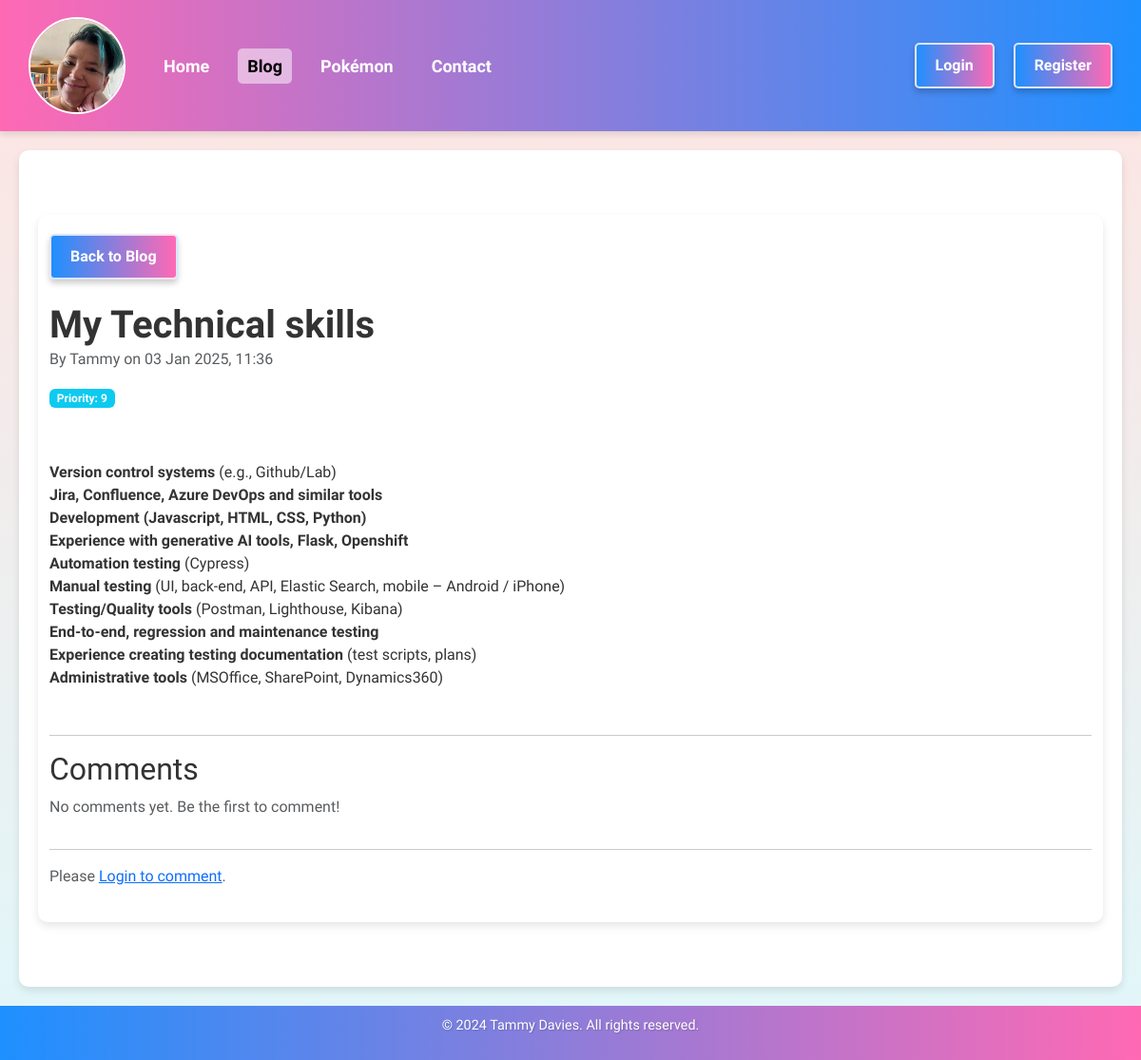
The app's page /blog/4 with its own data.
### app/blog/database/models/blog_post.py (models this page shows)
class BlogPost(db.Model):
    id = db.Column(db.Integer, primary_key=True)
    title = db.Column(db.String(100), nullable=False)
    content = db.Column(db.Text, nullable=False)
    timestamp = db.Column(db.DateTime, default=datetime.utcnow)
    priority = db.Column(db.Integer, default=0)
    author = db.Column(db.String(50), nullable=False)
    summary = db.Column(db.String(255), nullable=True)
    repository_url = db.Column(db.String(255), nullable=True)
    live_demo_url = db.Column(db.String(255), nullable=True)
    comments = db.relationship(
        "Comment", backref="post", cascade="all, delete-orphan", lazy=True
    )

### app/blog/routes/post_detail.py (the view, shortened to what this page needs)
def post_detail(post_id):
    post = BlogPost.query.get_or_404(post_id)
    form = CommentForm()
    comments = (
        Comment.query.filter_by(post_id=post.id)
        .order_by(Comment.timestamp.desc())
        .all()
    )
    rendered_content = Markup(
        markdown.markdown(post.content, extensions=["fenced_code", "codehilite"])
    )
    return render_template(
        "blog_post_detail.html",
        post=post,
        content=rendered_content,
        form=form,
        comments=comments,
    )

### app/authentication/database/is_admin.py (called while the page is built)
def is_admin():
    return current_user.is_authenticated and current_user.email == "tammy@tsdavies.com"

### app/blog/templates/blog_post_detail.html (shortened to what this page needs)
{% extends "page_template.html" %} {% block content %}
    <main class="container my-5">
        <div class="mb-4">
            <a
                    href="{{ url_for('blog.blog') }}"
                    class="btn btn-outline-secondary"
                    aria-label="Back to Blog"
                    title="Back to Blog"
            >
                 Back to Blog
            </a>
        </div>
        <div class="row align-items-center mb-4">
            <div class="col-12 col-md-8 text-center text-md-start">
                <h1 class="mb-0">{{ post.title }}</h1>
                <p class="text-muted">
                    By {{ post.author or 'Anonymous' }} on {{ post.timestamp|format_datetime }}
                </p>
                {% if post.priority %}
                    <p class="badge bg-info">Priority: {{ post.priority }}</p>
                {% endif %}
            </div>
        </div>
        <p class="lead">{{ post.content|markdown|safe }}</p>
        <hr/>
        <div class="comments-section">
            <h2 class="section-heading">Comments</h2>
            {% if post.comments and post.comments|length > 0 %}
                <ul class="list-group">
                    {% for comment in post.comments %}
                        <li class="list-group-item d-flex justify-content-between align-items-center">
                <span>
                    {{ comment.content }} - <strong>{{ comment.author or 'Anonymous' }}</strong>
                </span>
                            {% if current_user.is_authenticated %}
                                <a
                                        href="{{ url_for('blog.delete_comment', comment_id=comment.id) }}"
                                        class="btn btn-sm btn-outline-danger"
                                        onclick="return confirm('Are you sure you want to delete this comment?');"
                                >
                                    <i class="bi bi-x-circle"></i> Delete
                                </a>
                            {% endif %}
                        </li>
                    {% endfor %}
                </ul>
            {% else %}
                <p class="text-muted">No comments yet. Be the first to comment!</p>
            {% endif %}
        </div>
        <hr/>
        {% if current_user.is_authenticated %}
            <div class="add-comment">
                <h3 class="section-heading">Add a Comment</h3>
                <p class="text-muted">
                    Comment as <strong>{{ current_user.username }}</strong>
                </p>
                <form
                        class="needs-validation"
                        novalidate
                        method="POST"
                        action="{{ url_for('blog.post_detail', post_id=post.id) }}"
                >
                    {{ form.hidden_tag() }}
                    <div class="mb-3">
                        {{ form.content.label(class="form-label") }}
                        {{ form.content(class="form-control", rows=5) }}
                        <div class="invalid-feedback">Please enter your comment.</div>
                    </div>
                    <div class="text-center">{{ form.submit(class="btn btn-primary") }}</div>
                </form>
            </div>
        {% else %}
            <p class="text-muted">
                Please <a href="{{ url_for('authentication.login') }}">Login to comment</a>.
            </p>
        {% endif %}
    </main>
{% endblock %}

### app/templates/page_template.html (shortened to what this page needs)
<!doctype html>
<html lang="en">
<head>
    <link
            href="https://cdn.jsdelivr.net/npm/bootstrap@5.3.0-alpha3/dist/css/bootstrap.min.css"
            rel="stylesheet"
    />
    <link
            rel="stylesheet"
            href="{{ url_for('static', filename='css/style.css') }}"
    />
    <link
            rel="stylesheet"
            href="{{ url_for('static', filename='css/buttons.css') }}"
    />
    <link
            rel="stylesheet"
            href="{{ url_for('static', filename='css/navbar.css') }}"
    />
    <link
            rel="stylesheet"
            href="{{ url_for('static', filename='css/flash_style.css') }}"
    />
    <link
            rel="stylesheet"
            href="{{ url_for('static', filename='css/card_styles.css') }}"
    />
    <link
            rel="stylesheet"
            href="{{ url_for('static', filename='css/flash_style.css') }}"
    />
</head>
<body>
<header>
    <nav class="navbar">
        <ul class="navbar-nav left">
            <li class="nav-item avatar">
                <a href="/">
                    <img
                            src="{{ url_for('static', filename='images/avatar.webp') }}"
                            alt="User Avatar"
                    />
                </a>
            </li>
            <li class="nav-item">
                <a
                        class="nav-link {% if request.path == '/' %}active{% endif %}"
                        href="/"
                        aria-label="Navigate to Home"
                >Home</a
                >
            </li>
            <li class="nav-item">
                <a
                        class="nav-link {% if request.path.startswith('/blog') %}active{% endif %}"
                        href="/blog"
                        aria-label="Navigate to Blog"
                >Blog</a
                >
            </li>
            <li class="nav-item">
                <a
                        class="nav-link {% if request.path.startswith('/pokemon') %}active{% endif %}"
                        href="/pokemon"
                        aria-label="Navigate to Pokémon"
                >Pokémon</a
                >
            </li>
            <li class="nav-item">
                <a
                        class="nav-link {% if request.path.startswith('/contact') %}active{% endif %}"
                        href="/contact"
                        aria-label="Navigate to Contact"
                >Contact</a
                >
            </li>
        </ul>
        <ul class="navbar-nav right">
            {% if current_user.is_authenticated %}
                <li class="nav-item">
                    <a class="btn btn-primary" href="{{ url_for('authentication.logout') }}"
                    >Logout {{ current_user.username }}</a
                    >
                </li>
            {% else %}
                <li class="nav-item">
                    <a class="btn btn-primary" href="{{ url_for('authentication.login') }}">Login</a>
                </li>
                <li class="nav-item">
                    <a class="btn btn-outline-secondary" href="{{ url_for('authentication.register') }}">Register</a>
                </li>
            {% endif %}
        </ul>
    </nav>
</header>
<main>
     {% block content %} {% endblock %}
</main>
<footer>
    <p>&copy; 2024 Tammy Davies. All rights reserved.</p>
</footer>
</body>
</html>

### app/static/css/style.css (style rules this page uses)
body { margin: 0; padding: 0; font-family: "Prompt", "Roboto", Arial, sans-serif; background: linear-gradient(to bottom, #ffe4e1, #e0f7fa); color: #333; display: flex; flex-direction: column; min-height: 100vh; }
main { flex: 1; display: flex; flex-direction: column; justify-content: center; padding: 20px; background: white; border-radius: 10px; box-shadow: 0 4px 8px rgba(0, 0, 0, 0.1); max-width: 1200px; margin: 20px auto; width: calc(100% - 40px); }
header { background: linear-gradient(90deg, #ff69b4, #1e90ff); color: white; padding: 10px 20px; box-shadow: 0 4px 6px rgba(0, 0, 0, 0.1); }
footer { background: linear-gradient(90deg, #1e90ff, #ff69b4); color: white; text-align: center; padding: 10px 0; font-size: 0.9rem; text-shadow: 1px 1px 2px rgba(0, 0, 0, 0.2); }
h1 { font-family: 'Prompt', sans-serif; font-size: 2.5rem; font-weight: bold; color: #333; margin-bottom: 1rem; }

### app/static/css/buttons.css (style rules this page uses)
.btn { background: linear-gradient(90deg, #1e90ff, #ff69b4); color: white; border: 2px solid #ffffffcc; padding: 10px 20px; border-radius: 5px; font-weight: bold; cursor: pointer; transition: background 0.3s, box-shadow 0.3s, transform 0.2s; box-shadow: 0 4px 6px rgba(0, 0, 0, 0.2); }
.btn-outline-secondary { background: linear-gradient(90deg,#1e90ff, #ff69b4 ); color: white; border: 2px solid #ffffffcc; padding: 10px 20px; border-radius: 5px; font-weight: bold; cursor: pointer; transition: background 0.3s, color 0.3s, box-shadow 0.3s, transform 0.2s; box-shadow: 0 4px 6px rgba(0, 0, 0, 0.2); }

### app/static/css/navbar.css (style rules this page uses)
.navbar { display: flex; justify-content: space-between; align-items: center; width: 100%; flex-direction: row; flex-wrap: wrap; gap: 10px; }
.navbar-nav { display: flex; list-style: none; padding: 0; margin: 0; flex-direction: row; align-items: center; }
.nav-item { margin: 0 10px; font-size: 18px; }
.nav-link { color: white; text-decoration: none; font-weight: bold; padding: 5px 10px; border-radius: 5px; transition: background-color 0.3s, color 0.3s; }
.nav-link:hover, .nav-link.active { background-color: #ffffff80; color: #333; }
.avatar img { width: 102px; height: 102px; border-radius: 50%; border: 2px solid white; object-fit: cover; transition: transform 0.3s ease, box-shadow 0.3s ease; margin-right: 10px; }

### records on screen
BlogPost: title "My Technical skills", author "Tammy", timestamp "03 Jan 2025, 11:36", priority "9", content "Version control systems (e.g., Github/Lab) Jira, Confluence, Azure DevOps and similar tools Development (Javascript, HTML, CSS, Python) Experience with generative AI tools, Flask, Openshift Automation testing (Cypress) Manual testing (UI, back-end, API, Elastic Search, mobile – Android / iPhone) Testing/Quality tools (Postman, Lighthouse, Kibana) End-to-end, regression and maintenance testing Experience creating testing documentation (test scripts, plans) Administrative tools (MSOffice, SharePoint, Dynamics360)"
